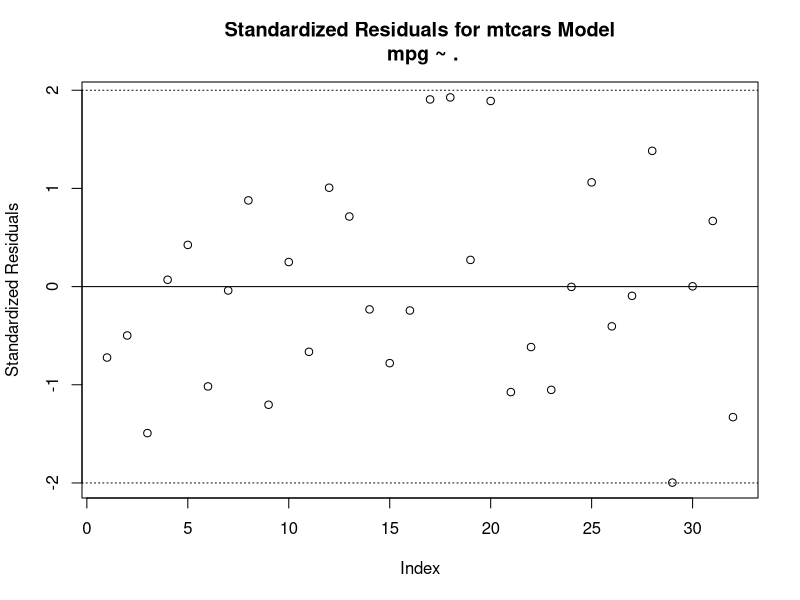

Recreate this plot in R.
## ---- chunk 1
data(mtcars)
model <- lm(mpg ~ ., data=mtcars)
stdResiduals <- rstandard(model)
plot(stdResiduals, ylab="Standardized Residuals", main="Standardized Residuals for mtcars Model\n mpg ~ .")
abline(0,0)
abline(h=2, lty = 3)
abline(h=-2, lty = 3)
## ---- chunk 2
data(mtcars)
model <- lm(mpg ~ ., data=mtcars)
stdResiduals <- rstandard(model)
#plot(stdResiduals, ylab="Standardized Residuals", 
#        main="Standardized Residuals for mtcars Model\n mpg ~ .")
#abline(0,0)
#abline(h=2, lty = 3)
#abline(h=-2, lty = 3)
